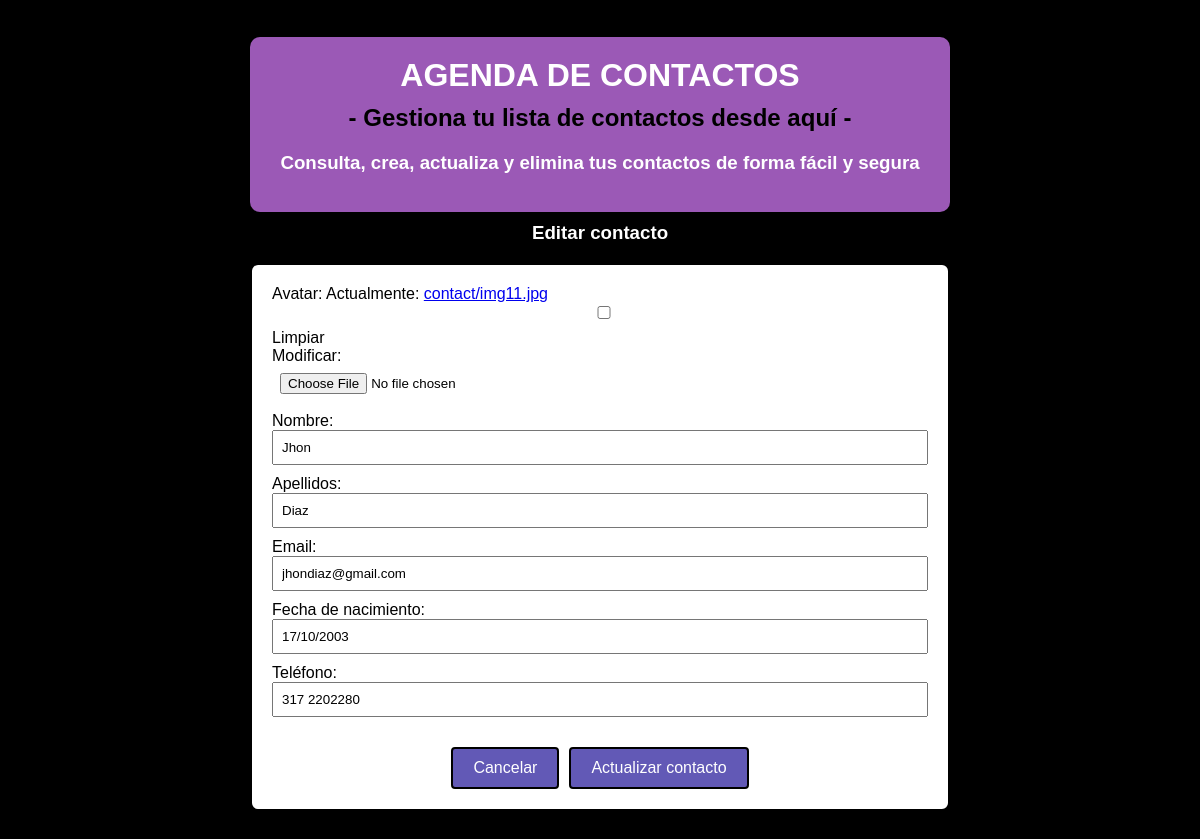
Screenshot of /29/edit/ with the database file from the repository.
### contacts/models.py (models this page shows, shortened)
class Contact(models.Model):
    avatar = models.ImageField(upload_to='contact', null=True, blank=True)
    nombre = models.CharField(max_length=100, null=True, blank=True)
    apellidos = models.CharField(max_length=100, null=True, blank=True)
    email = models.EmailField(max_length=50)
    fechanacimiento = models.DateField(null=True, blank=True, verbose_name='Fecha de nacimiento')
    telefono = models.CharField(max_length=15, null=True, blank=True, verbose_name='Teléfono')
    created = models.DateTimeField(auto_now_add=True)

### contacts/views.py (the view)
# urls.py: path('<int:pk>/edit/', views.ContactUpdateView.as_view(), name='contact_edit'),
class ContactUpdateView(generic.UpdateView):
    model = Contact
    fields = ('avatar', 'nombre', 'apellidos', 'email', 'fechanacimiento', 'telefono',)
    success_url = reverse_lazy('contact_list')

### contacts/templates/contacts/contact_form.html (shortened to what this page needs)
{% extends 'contacts/index.html' %}
{% load static %}
{% block content %}
<!DOCTYPE html>
<html lang="en">
<head>
</head>
<body>
    <div class="mt-5">
        <h3>
            {% if contact %}
            Editar
            {% else %}
            Nuevo
            {% endif %}
            contacto
        </h3>
    </div>
    <form action="" method="post" enctype="multipart/form-data" novalidate>
        {{ form }}
        <div class="btn-container">
            <a href="{% url 'contact_list' %}" class="btn btn-primary">
                Cancelar
            </a>
            <button class="btn btn-primary">
                {% if contact %}
                Actualizar
                {% else %}
                Crear
                {% endif %}
                contacto
            </button>
        </div>
    </form>
</body>
</html>
{% endblock content %}

### contacts/templates/contacts/index.html (style rules this page uses)
body { font-family: 'Arial', sans-serif; margin: 2%; padding: 0; display: flex; justify-content: center; align-items: center; min-height: 100vh; }
h2, h3 { color: black; margin-top: 10px; }

### contacts/templates/contacts/contact_form.html (style rules this page uses)
body { font-family: 'Arial', sans-serif; background-color: #000000; margin: 5; padding: 5; display: flex; justify-content: center; align-items: center; min-height: 100vh; }
form { background-color: #ffffff; padding: 20px; border-radius: 8px; box-shadow: 0 0 10px rgba(0, 0, 0, 0.1); max-width: 700px; width: 100%; box-sizing: border-box; border: 2px solid #000000; }
h3 { text-align: center; color: #ffffff; }
input, select, textarea { width: 100%; padding: 8px; margin-bottom: 10px; box-sizing: border-box; }
.btn-container { display: flex; justify-content: center; align-items: center; margin-top: 20px; }
.btn-primary { background-color: #6259b6; color: #ffffff; border: 2px solid #000000; text-decoration: none; font-size: 16px; padding: 10px 20px; display: inline-block; border-radius: 4px; }
.btn-container .btn-primary + .btn-primary { margin-left: 10px; }

### rows the page displays
Contact: nombre "Jhon", apellidos "Diaz", email "jhondiaz@gmail.com", fechanacimiento "17/10/2003", telefono "317 2202280"
